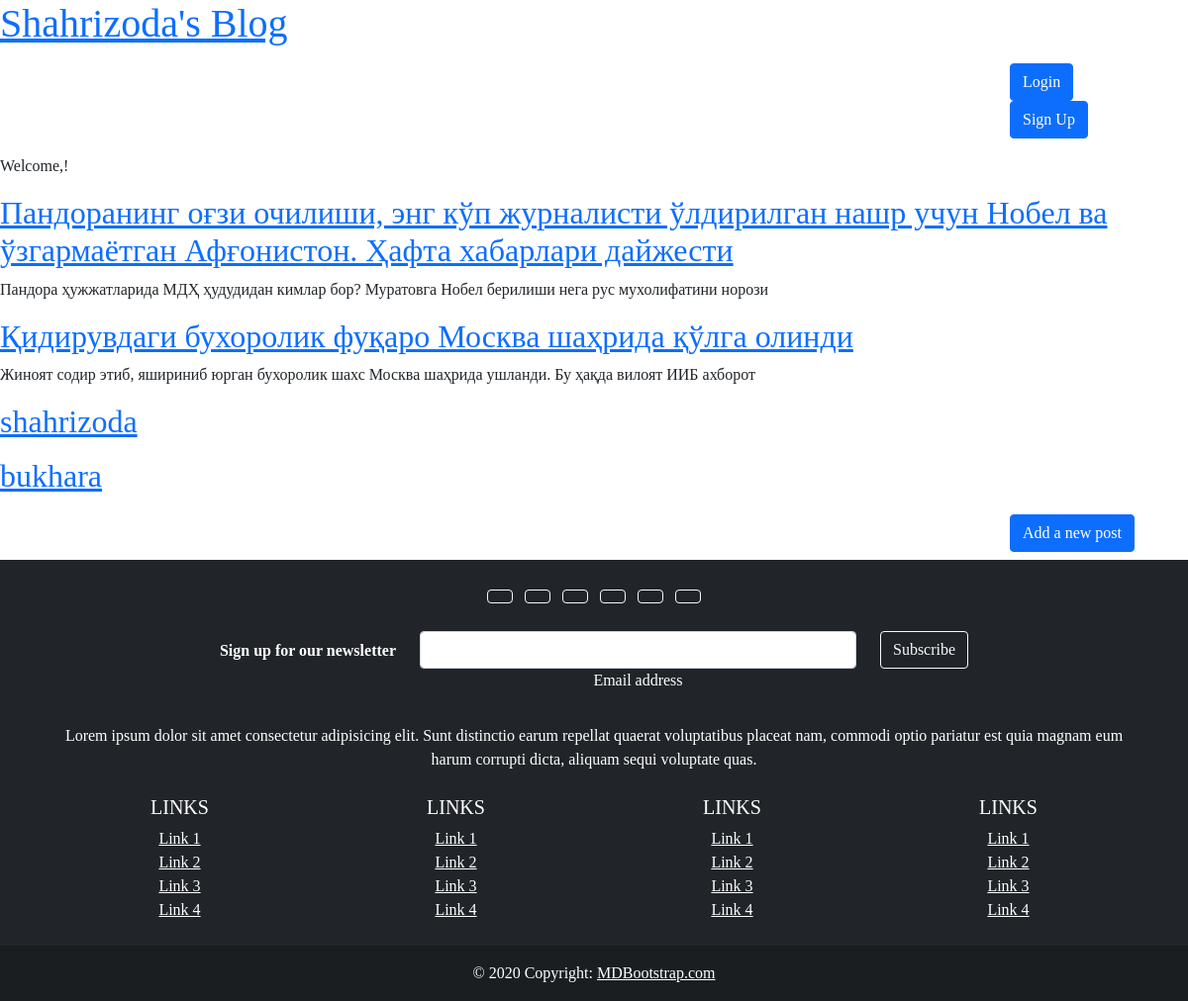
/, run on an earlier commit of the app's database.
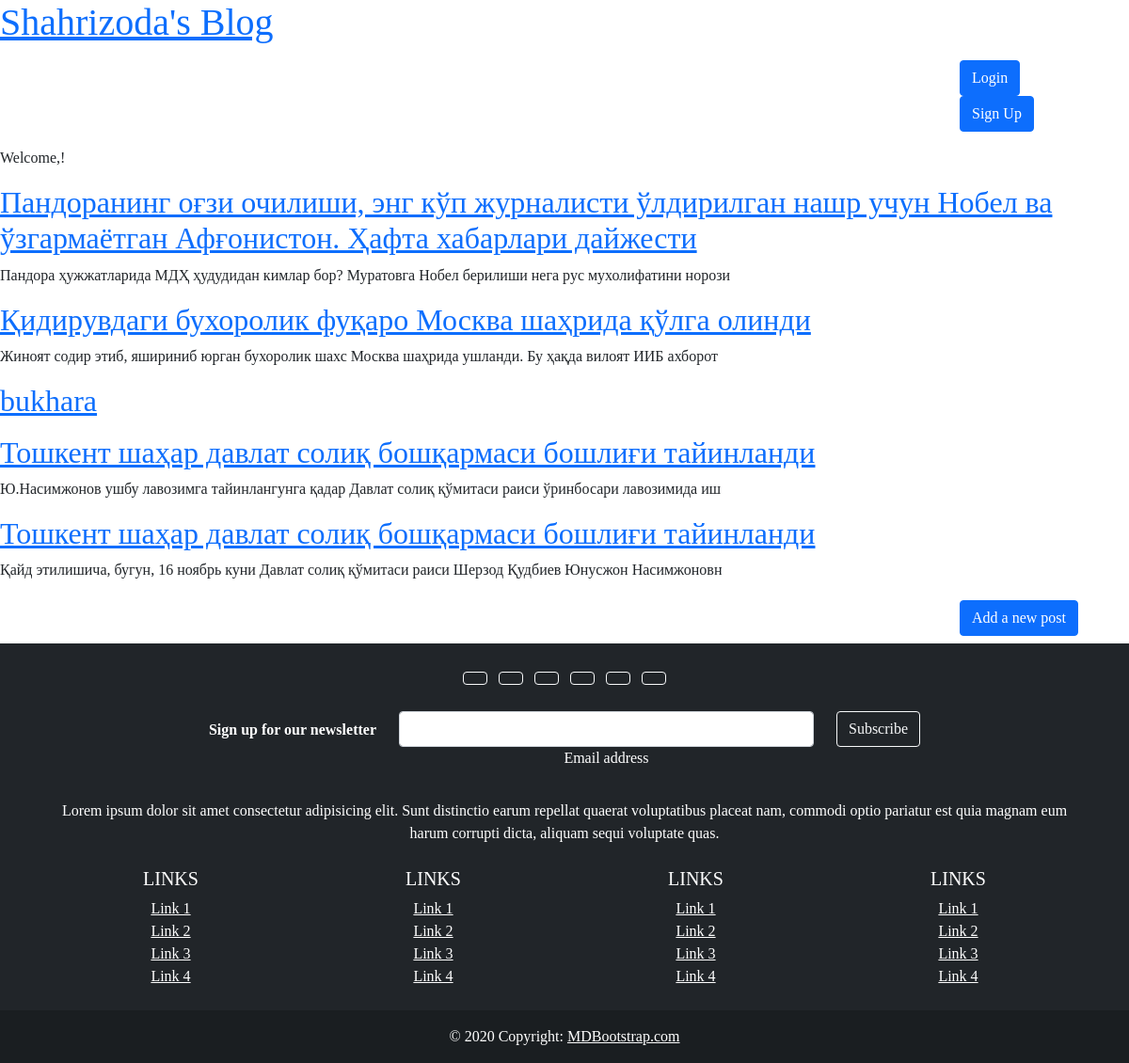
And on a later commit of the database.
### blog/models.py (models this page shows, shortened)
class Post(models.Model):
    title=models.CharField(max_length=300)
    body=models.TextField()
    author=models.ForeignKey(
        'auth.User',
        on_delete=models.CASCADE
    ),
    created_at=models.DateTimeField(auto_now=True)
    objects= models.Manager()

### blog/views.py (the view)
# urls.py: path('',home.as_view(),name='home'),
class home(ListView):
    model=Post
    template_name='home.html'

### templates/home.html
{% extends "base.html" %}
{% block content %}
<p>Welcome,{{ user.username }}!</p>
{% for post in object_list %}
<div class="post-entry">
    <h2><a href="{% url 'detail_post' post.pk %}">{{ post.title }}</a></h2>
    <p>{{ post.body | slice:"100" }}</p>
</div>
{% endfor %}
{% endblock content %}

What changed in the data, as far as the page shows it:
removed Post: title "shahrizoda"
added Post: title "Тошкент шаҳар давлат солиқ бошқармаси бошлиғи тайинланди", body "Ю.Насимжонов ушбу лавозимга тайинлангунга қадар Давлат солиқ қўмитаси раиси ўринбосари лавозимида иш"
added Post: title "Тошкент шаҳар давлат солиқ бошқармаси бошлиғи тайинланди", body "Қайд этилишича, бугун, 16 ноябрь куни Давлат солиқ қўмитаси раиси Шерзод Қудбиев Юнусжон Насимжоновн"
